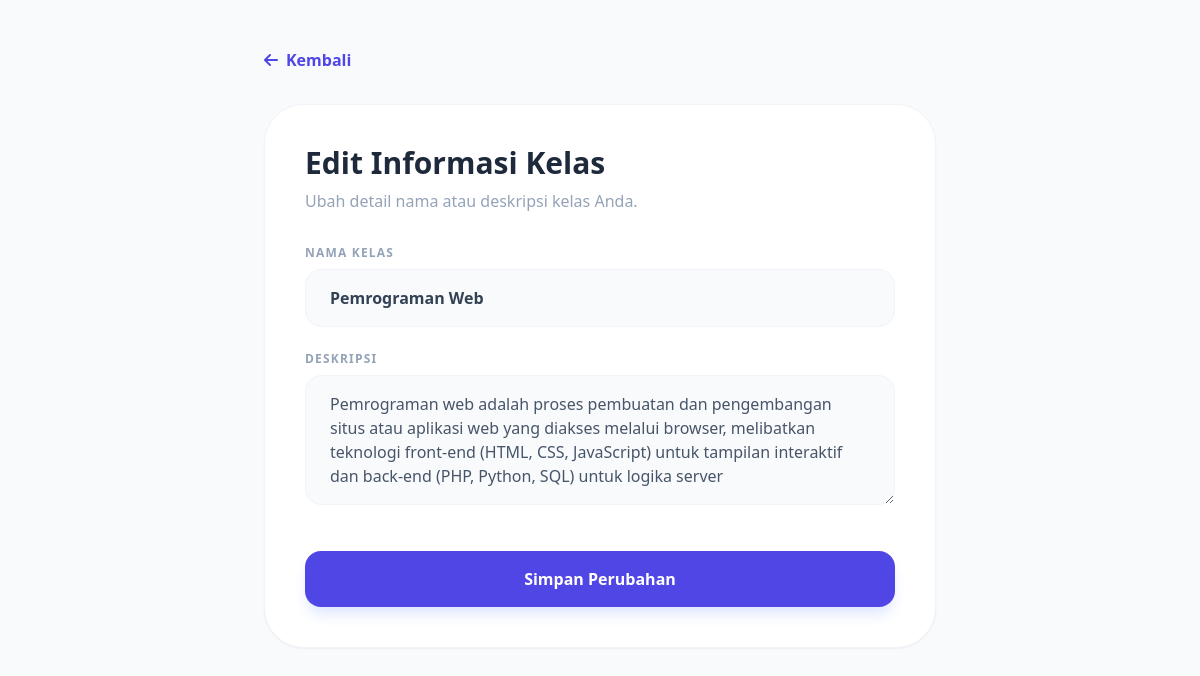
Screenshot of /edit_course.php?id=3 (signed in) with the database file from the repository.
### tables this page shows
CREATE TABLE `courses` (
  `id` int(11) NOT NULL,
  `teacher_id` int(11) DEFAULT NULL,
  `title` varchar(100) NOT NULL,
  `class_code` varchar(10) DEFAULT NULL,
  `description` text DEFAULT NULL
);

### edit_course.php (the view, shortened to what this page needs)
<?php
include 'koneksi.php';
$course_id = mysqli_real_escape_string($conn, $_GET['id']);
$teacher_id = $_SESSION['user_id'];
$query = mysqli_query($conn, "SELECT * FROM courses WHERE id = '$course_id' AND teacher_id = '$teacher_id'");
$course = mysqli_fetch_assoc($query);
?>
<!DOCTYPE html>
<html lang="en">
<head>
    <script src="https://cdn.tailwindcss.com"></script>
    <link href="https://cdnjs.cloudflare.com/ajax/libs/font-awesome/6.0.0/css/all.min.css" rel="stylesheet">
</head>
<body class="bg-slate-50 p-6 md:p-12">
    <div class="max-w-2xl mx-auto">
        <div class="mb-8">
            <a href="dashboard_teacher.php" class="text-indigo-600 font-bold flex items-center gap-2">
                <i class="fa-solid fa-arrow-left"></i> Kembali
            </a>
        </div>
        <div class="bg-white p-10 rounded-[40px] shadow-sm border border-slate-100">
            <h1 class="text-3xl font-black text-slate-800 mb-2">Edit Informasi Kelas</h1>
            <p class="text-slate-400 mb-8">Ubah detail nama atau deskripsi kelas Anda.</p>
            <form action="" method="POST" class="space-y-6">
                <div>
                    <label class="block text-xs font-black uppercase tracking-widest text-slate-400 mb-2">Nama Kelas</label>
                    <input type="text" name="title" value="<?php echo $course['title']; ?>" required
                        class="w-full bg-slate-50 border border-slate-100 px-6 py-4 rounded-2xl focus:outline-none focus:ring-2 focus:ring-indigo-500 font-bold text-slate-700">
                </div>
                <div>
                    <label class="block text-xs font-black uppercase tracking-widest text-slate-400 mb-2">Deskripsi</label>
                    <textarea name="description" rows="4" required
                        class="w-full bg-slate-50 border border-slate-100 px-6 py-4 rounded-2xl focus:outline-none focus:ring-2 focus:ring-indigo-500 font-medium text-slate-600"><?php echo $course['description']; ?></textarea>
                </div>
                <div class="pt-4">
                    <button type="submit" name="update_course"
                        class="w-full bg-indigo-600 text-white py-4 rounded-2xl font-black shadow-lg shadow-indigo-100 hover:bg-indigo-700 transition transform active:scale-95">
                        Simpan Perubahan
                    </button>
                </div>
            </form>
        </div>
    </div>
</body>
</html>

### rows the page displays
courses: title "Pemrograman Web", description "Pemrograman web adalah proses pembuatan dan pengembangan situs atau aplikasi web yang diakses melalui browser, melibatkan teknologi front-end (HTML, CSS, JavaScript) untuk tampilan interaktif dan back-end (PHP, Python, SQL) untuk logika server"
